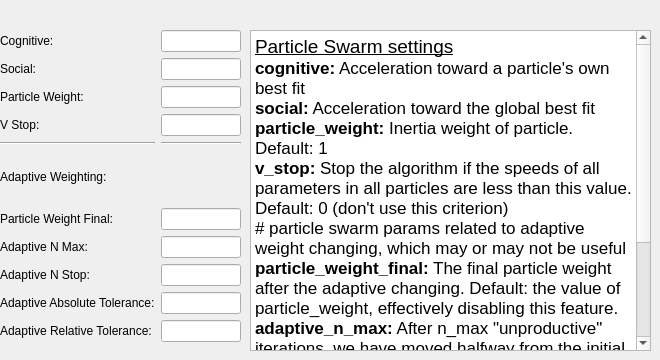
         <widget class="QWidget" name="page_2">
          <widget class="QWidget" name="gridLayoutWidget_3">
           <property name="geometry">
            <rect>
             <x>0</x>
             <y>30</y>
             <width>241</width>
             <height>312</height>
            </rect>
           </property>
           <layout class="QGridLayout" name="pso_layout">
            <item row="1" column="1">
             <widget class="QLineEdit" name="social"/>
            </item>
            <item row="1" column="0">
             <widget class="QLabel" name="soclabel">
              <property name="text">
               <string>Social:</string>
              </property>
             </widget>
            </item>
            <item row="0" column="0">
             <widget class="QLabel" name="coglabel">
              <property name="text">
               <string>Cognitive:</string>
              </property>
             </widget>
            </item>
            <item row="0" column="1">
             <widget class="QLineEdit" name="cognitive">
              <property name="mouseTracking">
               <bool>true</bool>
              </property>
             </widget>
            </item>
            <item row="2" column="1">
             <widget class="QLineEdit" name="particle_weight">
              <property name="text">
               <string/>
              </property>
             </widget>
            </item>
            <item row="2" column="0">
             <widget class="QLabel" name="pawlabel">
              <property name="text">
               <string>Particle Weight:</string>
              </property>
             </widget>
            </item>
            <item row="8" column="0">
             <widget class="QLabel" name="adaptnslabel">
              <property name="text">
               <string>Adaptive N Stop:</string>
              </property>
             </widget>
            </item>
            <item row="7" column="1">
             <widget class="QLineEdit" name="adaptive_n_max">
              <property name="text">
               <string/>
              </property>
             </widget>
            </item>
            <item row="8" column="1">
             <widget class="QLineEdit" name="adaptive_n_stop">
              <property name="text">
               <string/>
              </property>
             </widget>
            </item>
            <item row="10" column="1">
             <widget class="QLineEdit" name="adaptive_rel_tol">
              <property name="text">
               <string/>
              </property>
             </widget>
            </item>
            <item row="9" column="1">
             <widget class="QLineEdit" name="adaptive_abs_tol">
              <property name="text">
               <string/>
              </property>
             </widget>
            </item>
            <item row="9" column="0">
             <widget class="QLabel" name="adaptatlabel">
              <property name="text">
               <string>Adaptive Absolute Tolerance:</string>
              </property>
             </widget>
            </item>
            <item row="7" column="0">
             <widget class="QLabel" name="adaptnmlabel">
              <property name="text">
               <string>Adaptive N Max:</string>
              </property>
             </widget>
            </item>
            <item row="10" column="0">
             <widget class="QLabel" name="adaptrtlabel">
              <property name="text">
               <string>Adaptive Relative Tolerance:</string>
              </property>
             </widget>
            </item>
            <item row="6" column="0">
             <widget class="QLabel" name="pawflabel">
              <property name="text">
               <string>Particle Weight Final:</string>
              </property>
             </widget>
            </item>
            <item row="6" column="1">
             <widget class="QLineEdit" name="particle_weight_final">
              <property name="text">
               <string/>
              </property>
             </widget>
            </item>
            <item row="4" column="0">
             <widget class="Line" name="line_3">
              <property name="orientation">
               <enum>Qt::Horizontal</enum>
              </property>
             </widget>
            </item>
            <item row="4" column="1">
             <widget class="Line" name="line_4">
              <property name="orientation">
               <enum>Qt::Horizontal</enum>
              </property>
             </widget>
            </item>
            <item row="5" column="0">
             <widget class="QLabel" name="label_46">
              <property name="text">
               <string>Adaptive Weighting:</string>
              </property>
             </widget>
            </item>
            <item row="3" column="0">
             <widget class="QLabel" name="label_47">
              <property name="text">
               <string>V Stop:</string>
              </property>
             </widget>
            </item>
            <item row="3" column="1">
             <widget class="QLineEdit" name="v_stop"/>
            </item>
           </layout>
          </widget>
          <widget class="QTextEdit" name="textEdit_3">
           <property name="geometry">
            <rect>
             <x>250</x>
             <y>30</y>
             <width>401</width>
             <height>321</height>
            </rect>
           </property>
           <property name="html">
            <string>&lt;!DOCTYPE HTML PUBLIC &quot;-//W3C//DTD HTML 4.0//EN&quot; &quot;http://www.w3.org/TR/REC-html40/strict.dtd&quot;&gt;
&lt;html&gt;&lt;head&gt;&lt;meta name=&quot;qrichtext&quot; content=&quot;1&quot; /&gt;&lt;style type=&quot;text/css&quot;&gt;
p, li { white-space: pre-wrap; }
&lt;/style&gt;&lt;/head&gt;&lt;body style=&quot; font-family:'.SF NS Text'; font-size:13pt; font-weight:400; font-style:normal;&quot;&gt;
&lt;p style=&quot; margin-top:0px; margin-bottom:0px; margin-left:0px; margin-right:0px; -qt-block-indent:0; text-indent:0px;&quot;&gt;&lt;span style=&quot; font-size:14pt; text-decoration: underline;&quot;&gt;Particle Swarm settings&lt;/span&gt;&lt;/p&gt;
&lt;p style=&quot; margin-top:0px; margin-bottom:0px; margin-left:0px; margin-right:0px; -qt-block-indent:0; text-indent:0px;&quot;&gt;&lt;span style=&quot; font-weight:600;&quot;&gt;cognitive:&lt;/span&gt; Acceleration toward a particle's own best fit&lt;/p&gt;
&lt;p style=&quot; margin-top:0px; margin-bottom:0px; margin-left:0px; margin-right:0px; -qt-block-indent:0; text-indent:0px;&quot;&gt;&lt;span style=&quot; font-weight:600;&quot;&gt;social:&lt;/span&gt; Acceleration toward the global best fit&lt;/p&gt;
&lt;p style=&quot; margin-top:0px; margin-bottom:0px; margin-left:0px; margin-right:0px; -qt-block-indent:0; text-indent:0px;&quot;&gt;&lt;span style=&quot; font-weight:600;&quot;&gt;particle_weight:&lt;/span&gt; Inertia weight of particle. Default: 1&lt;/p&gt;
&lt;p style=&quot; margin-top:0px; margin-bottom:0px; margin-left:0px; margin-right:0px; -qt-block-indent:0; text-indent:0px;&quot;&gt;&lt;span style=&quot; font-weight:600;&quot;&gt;v_stop:&lt;/span&gt; Stop the algorithm if the speeds of all parameters in all particles are less than this value. Default: 0 (don't use this criterion)&lt;/p&gt;
&lt;p style=&quot; margin-top:0px; margin-bottom:0px; margin-left:0px; margin-right:0px; -qt-block-indent:0; text-indent:0px;&quot;&gt;# particle swarm params related to adaptive weight changing, which may or may not be useful&lt;/p&gt;
&lt;p style=&quot; margin-top:0px; margin-bottom:0px; margin-left:0px; margin-right:0px; -qt-block-indent:0; text-indent:0px;&quot;&gt;&lt;span style=&quot; font-weight:600;&quot;&gt;particle_weight_final:&lt;/span&gt; The final particle weight after the adaptive changing. Default: the value of particle_weight, effectively disabling this feature. &lt;/p&gt;
&lt;p style=&quot; margin-top:0px; margin-bottom:0px; margin-left:0px; margin-right:0px; -qt-block-indent:0; text-indent:0px;&quot;&gt;&lt;span style=&quot; font-weight:600;&quot;&gt;adaptive_n_max:&lt;/span&gt; After n_max &amp;quot;unproductive&amp;quot; iterations, we have moved halfway from the initial weight to the final weight. Default: 30&lt;/p&gt;
&lt;p style=&quot; margin-top:0px; margin-bottom:0px; margin-left:0px; margin-right:0px; -qt-block-indent:0; text-indent:0px;&quot;&gt;&lt;span style=&quot; font-weight:600;&quot;&gt;adaptive_n_stop:&lt;/span&gt; Afer this many &amp;quot;unproductive&amp;quot; iterations, stop the simulation. Default: Inf&lt;/p&gt;
&lt;p style=&quot; margin-top:0px; margin-bottom:0px; margin-left:0px; margin-right:0px; -qt-block-indent:0; text-indent:0px;&quot;&gt;&lt;span style=&quot; font-weight:600;&quot;&gt;adaptive_abs_tol:&lt;/span&gt; Parameter for checking if an iteration was &amp;quot;unproductive&amp;quot; Default: 0&lt;/p&gt;
&lt;p style=&quot; margin-top:0px; margin-bottom:0px; margin-left:0px; margin-right:0px; -qt-block-indent:0; text-indent:0px;&quot;&gt;&lt;span style=&quot; font-weight:600;&quot;&gt;adaptive_rel_tol:&lt;/span&gt; Parameter for checking if an iteration was &amp;quot;unproductive&amp;quot; Default: 0&lt;/p&gt;&lt;/body&gt;&lt;/html&gt;</string>
           </property>
           <property name="textInteractionFlags">
            <set>Qt::TextSelectableByKeyboard|Qt::TextSelectableByMouse</set>
           </property>
          </widget>
         </widget>
